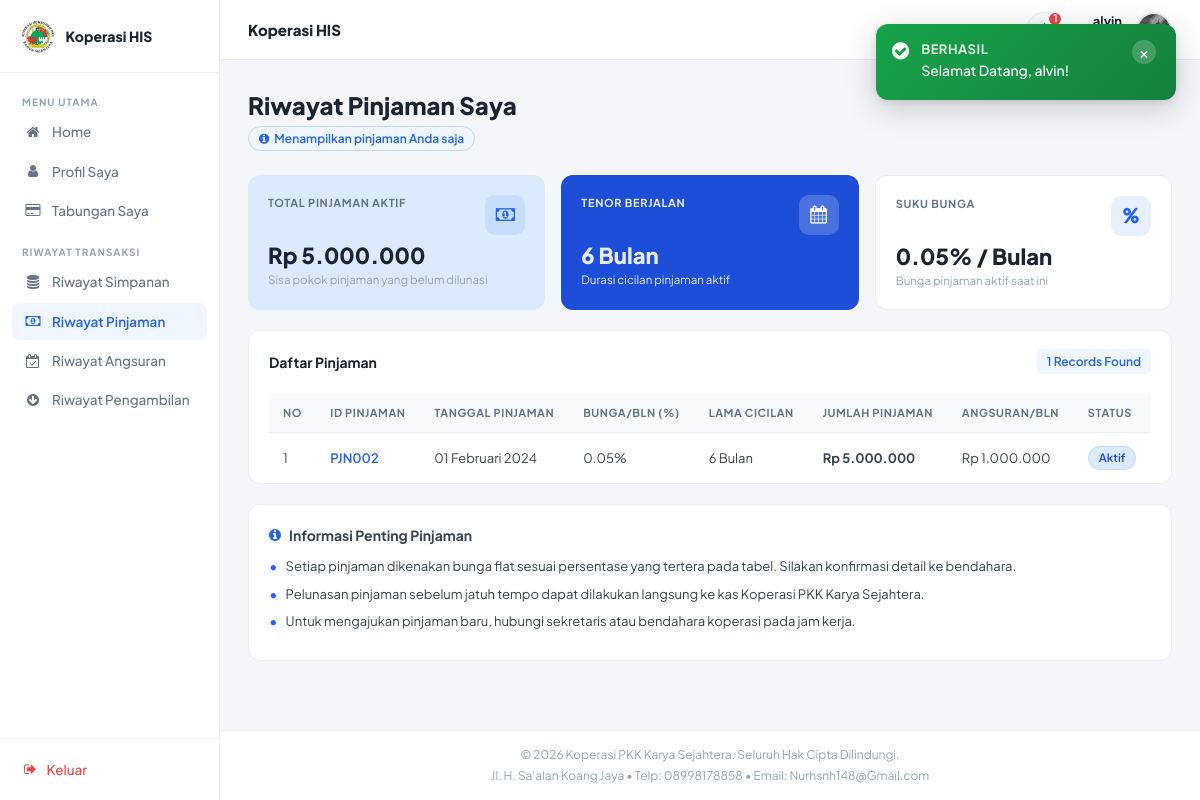
The page /anggota/riwayatpinjaman.php (signed in) on the database its author committed.
### tables this page shows
CREATE TABLE `tbl_pinjaman` (
  `id_pinjaman` varchar(6) NOT NULL,
  `tgl_pinjaman` date NOT NULL,
  `id_anggota` varchar(6) NOT NULL,
  `bunga_perbulan` float NOT NULL,
  `lama_cicilan` int NOT NULL,
  `jumlah_pinjaman` int NOT NULL,
  `angsuran` int NOT NULL
);

### anggota/riwayatpinjaman.php (the view)
<?php
include ("style/header.php");
include ("style/sidebar.php");
include ("../config/koneksi.php");
function tgl_indo($tanggal) {
    $bulan = [1=>'Januari','Februari','Maret','April','Mei','Juni','Juli','Agustus','September','Oktober','November','Desember'];
    $p = explode('-', $tanggal);
    return $p[2] . ' ' . $bulan[(int)$p[1]] . ' ' . $p[0];
}
$rows = [];
$res = mysqli_query($konek, "SELECT a.* FROM tbl_pinjaman a LEFT JOIN tbl_login b ON a.id_anggota=b.id_anggota WHERE b.id = '{$_SESSION['id']}' ORDER BY a.tgl_pinjaman DESC");
while ($r = mysqli_fetch_array($res)) { $rows[] = $r; }
$cnt = count($rows);
$total_aktif = 0;
$max_tenor    = 0;
$bunga_aktif  = '-';
foreach ($rows as $r) {
    if ((int)$r['jumlah_pinjaman'] > 0) {
        $total_aktif += (int)$r['jumlah_pinjaman'];
        if ((int)$r['lama_cicilan'] > $max_tenor) $max_tenor = (int)$r['lama_cicilan'];
        if ($bunga_aktif === '-') $bunga_aktif = $r['bunga_perbulan'];
    }
}
?>
<div class="ag-page-header">
  <div class="ag-page-header-row">
    <div>
      <div class="ag-page-title">Riwayat Pinjaman Saya</div>
      <div class="ag-page-subtitle">
        <span style="display:inline-flex; align-items:center; gap:5px; font-size:12px; font-weight:600; color:#2563eb; background:#eff6ff; border:1px solid #bfdbfe; border-radius:20px; padding:3px 10px;">
          <i class="fa fa-info-circle"></i> Menampilkan pinjaman Anda saja
        </span>
      </div>
    </div>
  </div>
</div>
<div class="ag-stat-grid-3">
  <div class="ag-stat-card blue-light">
    <div class="ag-stat-head">
      <div class="ag-stat-label">Total Pinjaman Aktif</div>
      <div class="ag-stat-icon"><i class="fa fa-money"></i></div>
    </div>
    <div class="ag-stat-value">
      <?php echo $total_aktif > 0 ? 'Rp ' . number_format($total_aktif, 0, ',', '.') : 'Tidak Ada'; ?>
    </div>
    <div class="ag-stat-sub">Sisa pokok pinjaman yang belum dilunasi</div>
  </div>
  <div class="ag-stat-card blue-dark">
    <div class="ag-stat-head">
      <div class="ag-stat-label">Tenor Berjalan</div>
      <div class="ag-stat-icon"><i class="fa fa-calendar"></i></div>
    </div>
    <div class="ag-stat-value"><?php echo $max_tenor > 0 ? $max_tenor . ' Bulan' : '-'; ?></div>
    <div class="ag-stat-sub">Durasi cicilan pinjaman aktif</div>
  </div>
  <div class="ag-stat-card">
    <div class="ag-stat-head">
      <div class="ag-stat-label">Suku Bunga</div>
      <div class="ag-stat-icon"><i class="fa fa-percent"></i></div>
    </div>
    <div class="ag-stat-value"><?php echo ($bunga_aktif !== '-') ? $bunga_aktif . '% / Bulan' : '-'; ?></div>
    <div class="ag-stat-sub">Bunga pinjaman aktif saat ini</div>
  </div>
</div>
<div class="ag-card">
  <div class="ag-card-header">
    <div class="ag-card-header-left">
      <div class="ag-card-title">Daftar Pinjaman</div>
    </div>
    <span class="ag-record-badge"><?php echo $cnt; ?> Records Found</span>
  </div>
  <div class="ag-card-body" style="padding-bottom:0;">
    <div class="ag-table-wrap">
      <table class="ag-table">
        <thead>
          <tr>
            <th>No</th>
            <th>ID Pinjaman</th>
            <th>Tanggal Pinjaman</th>
            <th>Bunga/Bln (%)</th>
            <th>Lama Cicilan</th>
            <th>Jumlah Pinjaman</th>
            <th>Angsuran/Bln</th>
            <th>Status</th>
          </tr>
        </thead>
        <tbody>
          <?php if (empty($rows)): ?>
          <tr>
            <td colspan="8" style="text-align:center; padding:24px; color:#94a3b8;">
              <i class="fa fa-inbox" style="font-size:24px; display:block; margin-bottom:8px;"></i>
              Belum ada data pinjaman
            </td>
          </tr>
          <?php else: $no = 1; foreach ($rows as $row): ?>
          <tr>
            <td><?php echo $no++; ?></td>
            <td><span class="ag-id-link"><?php echo htmlspecialchars($row['id_pinjaman']); ?></span></td>
            <td><?php echo tgl_indo($row['tgl_pinjaman']); ?></td>
            <td><?php echo htmlspecialchars($row['bunga_perbulan']); ?>%</td>
            <td><?php echo htmlspecialchars($row['lama_cicilan']); ?> Bulan</td>
            <td class="amt-bold">Rp <?php echo number_format($row['jumlah_pinjaman'], 0, ',', '.'); ?></td>
            <td>Rp <?php echo number_format($row['angsuran'], 0, ',', '.'); ?></td>
            <td>
              <?php if ((int)$row['jumlah_pinjaman'] <= 0): ?>
                <span class="ag-badge ag-badge-lunas">Lunas</span>
              <?php else: ?>
                <span class="ag-badge ag-badge-aktif-loan">Aktif</span>
              <?php endif; ?>
            </td>
          </tr>
          <?php endforeach; endif; ?>
        </tbody>
      </table>
    </div>
  </div>
</div>
<div class="ag-card">
  <div class="ag-card-body">
    <div class="ag-info-section-title" style="margin-bottom:12px;"><i class="fa fa-info-circle"></i> Informasi Penting Pinjaman</div>
    <ul class="ag-info-list">
      <li>Setiap pinjaman dikenakan bunga flat sesuai persentase yang tertera pada tabel. Silakan konfirmasi detail ke bendahara.</li>
      <li>Pelunasan pinjaman sebelum jatuh tempo dapat dilakukan langsung ke kas Koperasi PKK Karya Sejahtera.</li>
      <li>Untuk mengajukan pinjaman baru, hubungi sekretaris atau bendahara koperasi pada jam kerja.</li>
    </ul>
  </div>
</div>
<?php include ("style/footer.php"); ?>

### assets/css/anggota-theme.css (style rules this page uses)
*, *::before, *::after { box-sizing: border-box; margin: 0; padding: 0; }
body.ag-body { font-family: 'Plus Jakarta Sans', sans-serif; background: #f4f6fa; color: #1a2332; min-height: 100vh; }
.ag-page-header { margin-bottom: 24px; }
.ag-page-header-row { display: flex; align-items: flex-start; justify-content: space-between; flex-wrap: wrap; gap: 12px; }
.ag-page-title { font-size: 24px; font-weight: 800; color: #1a2332; }
.ag-page-subtitle { font-size: 13.5px; color: #64748b; margin-top: 4px; }
.ag-card { background: #ffffff; border-radius: 12px; border: 1px solid #e8edf2; margin-bottom: 20px; overflow: hidden; }
.ag-card-header { padding: 18px 20px 0; display: flex; align-items: center; justify-content: space-between; }
.ag-card-title { font-size: 14px; font-weight: 700; color: #1a2332; }
.ag-card-body { padding: 20px; }
.ag-stat-grid-3 { display: grid; grid-template-columns: repeat(3, 1fr); gap: 16px; margin-bottom: 20px; }
.ag-stat-card { background: #ffffff; border-radius: 12px; border: 1px solid #e8edf2; padding: 20px; }
.ag-stat-card.blue-light { background: #dbeafe; border: none; }
.ag-stat-card.blue-dark { background: #1d4ed8; border: none; }
.ag-stat-card.blue-mid .ag-stat-label, .ag-stat-card.blue-mid .ag-stat-value, .ag-stat-card.blue-mid .ag-stat-sub, .ag-stat-card.blue-dark .ag-stat-label, .ag-stat-card.blue-dark .ag-stat-value, .ag-stat-card.blue-dark .ag-stat-sub { color: rgba(255,255,255,0.9) !important; }
.ag-stat-head { display: flex; align-items: flex-start; justify-content: space-between; margin-bottom: 8px; }
.ag-stat-label { font-size: 11px; font-weight: 700; color: #64748b; text-transform: uppercase; letter-spacing: 0.06em; }
.ag-stat-value { font-size: 22px; font-weight: 800; color: #1a2332; line-height: 1.1; margin-bottom: 4px; }
.ag-stat-sub { font-size: 11.5px; color: #94a3b8; }
.ag-stat-icon { width: 40px; height: 40px; background: rgba(37,99,235,0.1); border-radius: 10px; display: flex; align-items: center; justify-content: center; color: #2563eb; font-size: 18px; flex-shrink: 0; }
.ag-stat-card.blue-mid .ag-stat-icon, .ag-stat-card.blue-dark .ag-stat-icon { background: rgba(255,255,255,0.2); color: #fff; }
.ag-table-wrap { overflow-x: auto; }
.ag-table { width: 100%; border-collapse: collapse; font-size: 13.5px; }
.ag-table th { background: #f8fafc; font-size: 11px; font-weight: 700; color: #64748b; text-transform: uppercase; letter-spacing: 0.05em; padding: 11px 14px; border-bottom: 1px solid #e8edf2; white-space: nowrap; text-align: left; }
.ag-table td { padding: 13px 14px; border-bottom: 1px solid #f1f5f9; color: #374151; font-size: 13px; vertical-align: middle; }
.ag-table tbody tr:last-child td { border-bottom: none; }
.ag-id-link { color: #2563eb; font-weight: 600; text-decoration: none; }
.ag-record-badge { display: inline-flex; align-items: center; gap: 5px; background: #eff6ff; color: #2563eb; font-size: 12px; font-weight: 600; padding: 4px 10px; border-radius: 6px; }
.ag-badge { display: inline-flex; align-items: center; gap: 4px; padding: 3px 10px; border-radius: 20px; font-size: 11.5px; font-weight: 600; white-space: nowrap; }
.ag-badge-aktif-loan { background: #dbeafe; color: #1d4ed8; border: 1px solid #bfdbfe; }
.ag-info-section-title { display: flex; align-items: center; gap: 8px; font-size: 14px; font-weight: 700; color: #374151; margin-bottom: 4px; }
.ag-info-section-title i { color: #2563eb; font-size: 14px; }
.ag-info-list { list-style: none; margin: 0; padding: 0; }
.ag-info-list li { display: flex; align-items: flex-start; gap: 8px; font-size: 13px; color: #374151; margin-bottom: 8px; line-height: 1.5; }
.ag-info-list li::before { content: '\2022'; color: #2563eb; font-size: 16px; line-height: 1.1; flex-shrink: 0; }
.amt-bold { font-weight: 700; color: #1a2332; }

### rows shown on the page
tbl_pinjaman: lama_cicilan "6", bunga_perbulan "0.05", id_pinjaman "PJN002", tgl_pinjaman "01 Februari 2024", jumlah_pinjaman "5.000.000", angsuran "1.000.000", shows "Aktif"

### other values the page prints
$sk_settings['nama_koperasi'] "Koperasi HIS"
$ag_notif_count "1"
$_SESSION['username'] "alvin"
$f['msg'] "Selamat Datang, alvin!"
$total_aktif "5.000.000"
$cnt "1"
